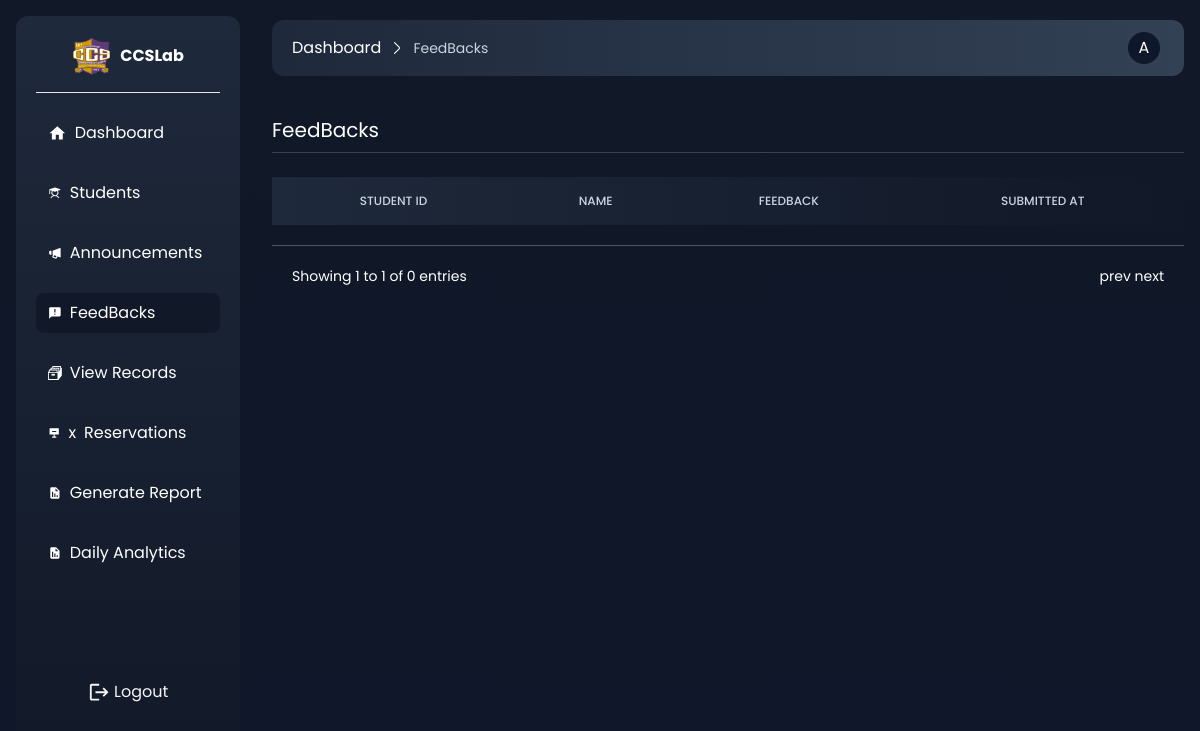
/admin/feedback.php (signed in), run on an earlier commit of the app's database.
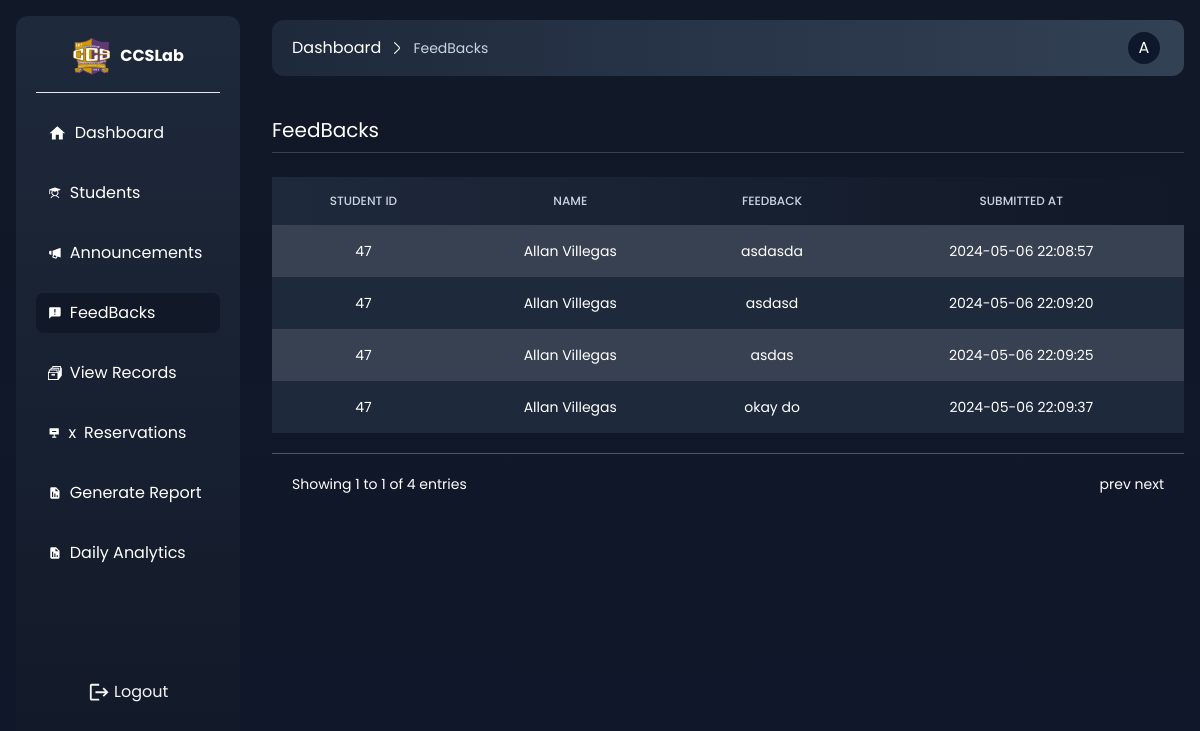
And on a later commit of the database.
### tables this page shows
CREATE TABLE `feedback` (
  `id` int(11) NOT NULL,
  `user_id` int(11) NOT NULL,
  `content` varchar(254) NOT NULL,
  `date_created` datetime NOT NULL DEFAULT current_timestamp(),
  `resolved` int(11) NOT NULL DEFAULT 0
);

CREATE TABLE `students` (
  `id` int(80) NOT NULL,
  `email` varchar(255) NOT NULL,
  `password` varchar(255) NOT NULL,
  `first_name` varchar(255) NOT NULL,
  `last_name` varchar(255) NOT NULL,
  `id_no` int(255) NOT NULL,
  `course` varchar(255) NOT NULL,
  `year` varchar(80) NOT NULL,
  `no_sessions` int(11) NOT NULL DEFAULT 30,
  `active` int(60) NOT NULL DEFAULT 0,
  `created_at` datetime NOT NULL DEFAULT current_timestamp(),
  `updated_at` datetime NOT NULL DEFAULT current_timestamp()
);

### admin/functions.php (called while the page is built, shortened)
<?php
function get_feedbacks($connect)
{
    $sentence = $connect->prepare("SELECT * FROM feedback INNER JOIN students ON students.id = feedback.user_id");
    $sentence->execute();
    return $sentence->fetchAll(PDO::FETCH_ASSOC);
}

### admin/views/feedback.view.php (the view, shortened to what this page needs)
<div class="mt-10 flex flex-col relative gap-6">
    <div class="border-b pb-2 border-gray-700">
        <h1 class="text-xl"><?php echo $page_title;?></h1>
    </div>
    <div class="overflow-x-auto">
            <table class="w-full text-sm text-left rtl:text-right text-gray-500 dark:text-gray-400 ">
                <thead class="text-xs bg-gradient-to-l to-slate-800 from-gray-900 uppercase ">
                    <tr>
                        <th class="border px-4 py-4 font-medium border-none text-slate-300 text-center font-bold">STUDENT ID</th>
                        <th class="border px-4 py-4 font-medium border-none text-slate-300 text-center font-bold">NAME</th>
                        <th class="border px-4 py-4 font-medium border-none text-slate-300 text-center">FEEDBACk</th>
                        <th class="border px-4 py-4 font-medium border-none text-slate-300 text-center">SUBMITTED AT</th>
                    </tr>
                </thead>
                <tbody id="tbody" class="relative">
                    <?php foreach($feedbacks as $feedback) : ?>
                    <tr class="odd:bg-gray-700 bg-slate-800">
                            <td class="border px-4 py-4 border-none text-center text-xs md:text-sm text-white"><?php echo $feedback['user_id'];?></td>
                            <td class="border px-4 py-4 border-none text-center text-xs md:text-sm text-white"><?php echo $feedback['first_name'];?> <?php echo $feedback['last_name'];?></td>
                            <td class="border px-4 py-4 border-none text-center text-xs md:text-sm text-white"><?php echo $feedback['content'];?></td>
                            <td class="border px-4 py-4 border-none text-center text-xs md:text-sm text-white"><?php echo $feedback['date_created'];?></td>
                    </tr>
                    <?php endforeach; ?>
                </tbody>
            </table>
            <div class="p-5 flex justify-between text-sm mt-5 border-t border-gray-600">
                <div>
                    Showing 1 to 1 of <?php echo count($feedbacks); ?> entries
                </div>
                <div>
                    prev next
                </div>
            </div>
        </div>
</div>

What changed in the data, as far as the page shows it:
added feedback: user "47", user.first_name "Allan", user.last_name "Villegas", content "asdasda", date_created "2024-05-06 22:08:57"
added feedback: user "47", user.first_name "Allan", user.last_name "Villegas", content "asdasd", date_created "2024-05-06 22:09:20"
added feedback: user "47", user.first_name "Allan", user.last_name "Villegas", content "asdas", date_created "2024-05-06 22:09:25"
added feedback: user "47", user.first_name "Allan", user.last_name "Villegas", content "okay do", date_created "2024-05-06 22:09:37"
Also different on the page:
count($feedbacks): "0" → "4"
